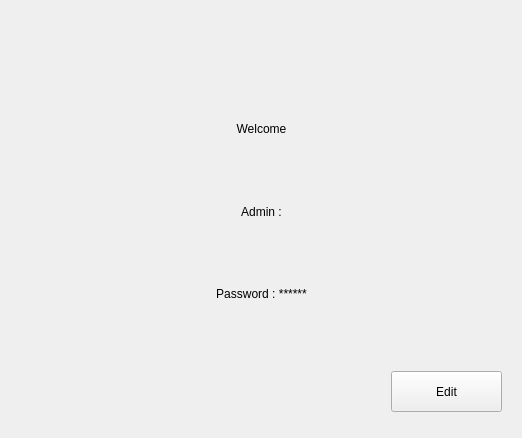
<?xml version="1.0" encoding="UTF-8"?>
<ui version="4.0">
 <class>AdminWidget</class>
 <widget class="QWidget" name="AdminWidget">
  <property name="geometry">
   <rect>
    <x>0</x>
    <y>0</y>
    <width>522</width>
    <height>438</height>
   </rect>
  </property>
  <property name="windowTitle">
   <string>Form</string>
  </property>
  <layout class="QHBoxLayout" name="horizontalLayout">
   <item>
    <widget class="QStackedWidget" name="stackedWidget">
     <widget class="QWidget" name="page">
      <widget class="QWidget" name="verticalLayoutWidget">
       <property name="geometry">
        <rect>
         <x>-10</x>
         <y>80</y>
         <width>521</width>
         <height>241</height>
        </rect>
       </property>
       <layout class="QVBoxLayout" name="verticalLayout">
        <item>
         <widget class="QLabel" name="label">
          <property name="text">
           <string>Welcome</string>
          </property>
          <property name="alignment">
           <set>Qt::AlignmentFlag::AlignCenter</set>
          </property>
         </widget>
        </item>
        <item>
         <widget class="QLabel" name="label_2">
          <property name="text">
           <string>Admin :</string>
          </property>
          <property name="alignment">
           <set>Qt::AlignmentFlag::AlignCenter</set>
          </property>
         </widget>
        </item>
        <item>
         <widget class="QLabel" name="label_3">
          <property name="text">
           <string>Password : ******</string>
          </property>
          <property name="alignment">
           <set>Qt::AlignmentFlag::AlignCenter</set>
          </property>
         </widget>
        </item>
       </layout>
      </widget>
      <widget class="QPushButton" name="editAdminButton">
       <property name="geometry">
        <rect>
         <x>380</x>
         <y>360</y>
         <width>111</width>
         <height>41</height>
        </rect>
       </property>
       <property name="text">
        <string>Edit</string>
       </property>
      </widget>
     </widget>
     <widget class="QWidget" name="page_2">
      <widget class="QWidget" name="verticalLayoutWidget_4">
       <property name="geometry">
        <rect>
         <x>110</x>
         <y>180</y>
         <width>281</width>
         <height>104</height>
        </rect>
       </property>
       <layout class="QVBoxLayout" name="verticalLayout_6">
        <item>
         <widget class="QLabel" name="confirmLabel">
          <property name="text">
           <string>비밀번호 확인</string>
          </property>
          <property name="alignment">
           <set>Qt::AlignmentFlag::AlignCenter</set>
          </property>
         </widget>
        </item>
        <item>
         <widget class="QTextEdit" name="textEdit"/>
        </item>
       </layout>
      </widget>
      <widget class="QPushButton" name="pushButton">
       <property name="geometry">
        <rect>
         <x>200</x>
         <y>300</y>
         <width>93</width>
         <height>29</height>
        </rect>
       </property>
       <property name="text">
        <string>확인</string>
       </property>
      </widget>
      <widget class="QWidget" name="verticalLayoutWidget_5">
       <property name="geometry">
        <rect>
         <x>110</x>
         <y>100</y>
         <width>281</width>
         <height>104</height>
        </rect>
       </property>
       <layout class="QVBoxLayout" name="verticalLayout_7">
        <item>
         <widget class="QLabel" name="confirmLabel_2">
          <property name="text">
           <string>비밀번호 확인</string>
          </property>
          <property name="alignment">
           <set>Qt::AlignmentFlag::AlignCenter</set>
          </property>
         </widget>
        </item>
        <item>
         <widget class="QTextEdit" name="textEdit_4"/>
        </item>
       </layout>
      </widget>
     </widget>
     <widget class="QWidget" name="page_3">
      <widget class="QLabel" name="label_7">
       <property name="geometry">
        <rect>
         <x>120</x>
         <y>155</y>
         <width>111</width>
         <height>51</height>
        </rect>
       </property>
       <property name="text">
        <string>기존 ID</string>
       </property>
      </widget>
      <widget class="QLabel" name="label_8">
       <property name="geometry">
        <rect>
         <x>120</x>
         <y>220</y>
         <width>111</width>
         <height>51</height>
        </rect>
       </property>
       <property name="text">
        <string>ID 변경</string>
       </property>
      </widget>
      <widget class="QLabel" name="adiminIDToChange">
       <property name="geometry">
        <rect>
         <x>260</x>
         <y>160</y>
         <width>199</width>
         <height>41</height>
        </rect>
       </property>
       <property name="text">
        <string>ID</string>
       </property>
      </widget>
      <widget class="QLineEdit" name="adiminIDEdit">
       <property name="geometry">
        <rect>
         <x>260</x>
         <y>230</y>
         <width>141</width>
         <height>26</height>
        </rect>
       </property>
      </widget>
      <widget class="QPushButton" name="pushButton_2">
       <property name="geometry">
        <rect>
         <x>200</x>
         <y>320</y>
         <width>93</width>
         <height>29</height>
        </rect>
       </property>
       <property name="text">
        <string>확인</string>
       </property>
      </widget>
     </widget>
     <widget class="QWidget" name="page_4">
      <widget class="QTextEdit" name="textEdit_2">
       <property name="geometry">
        <rect>
         <x>240</x>
         <y>130</y>
         <width>151</width>
         <height>31</height>
        </rect>
       </property>
      </widget>
      <widget class="QLabel" name="label_10">
       <property name="geometry">
        <rect>
         <x>100</x>
         <y>130</y>
         <width>101</width>
         <height>39</height>
        </rect>
       </property>
       <property name="text">
        <string>비밀번호</string>
       </property>
      </widget>
      <widget class="QLabel" name="label_11">
       <property name="geometry">
        <rect>
         <x>100</x>
         <y>200</y>
         <width>101</width>
         <height>39</height>
        </rect>
       </property>
       <property name="text">
        <string>비밀번호 확인</string>
       </property>
      </widget>
      <widget class="QTextEdit" name="textEdit_3">
       <property name="geometry">
        <rect>
         <x>240</x>
         <y>200</y>
         <width>151</width>
         <height>31</height>
        </rect>
       </property>
      </widget>
      <widget class="QPushButton" name="pushButton_3">
       <property name="geometry">
        <rect>
         <x>210</x>
         <y>310</y>
         <width>93</width>
         <height>29</height>
        </rect>
       </property>
       <property name="text">
        <string>확인</string>
       </property>
      </widget>
     </widget>
    </widget>
   </item>
  </layout>
 </widget>
 <resources/>
 <connections/>
</ui>
